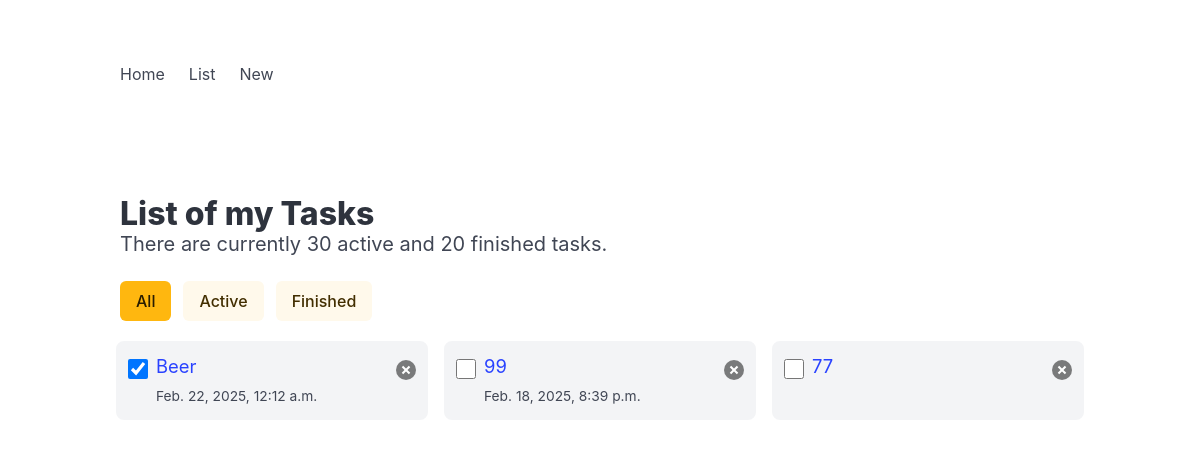
The app's page /todo/list/ (signed in), older data.
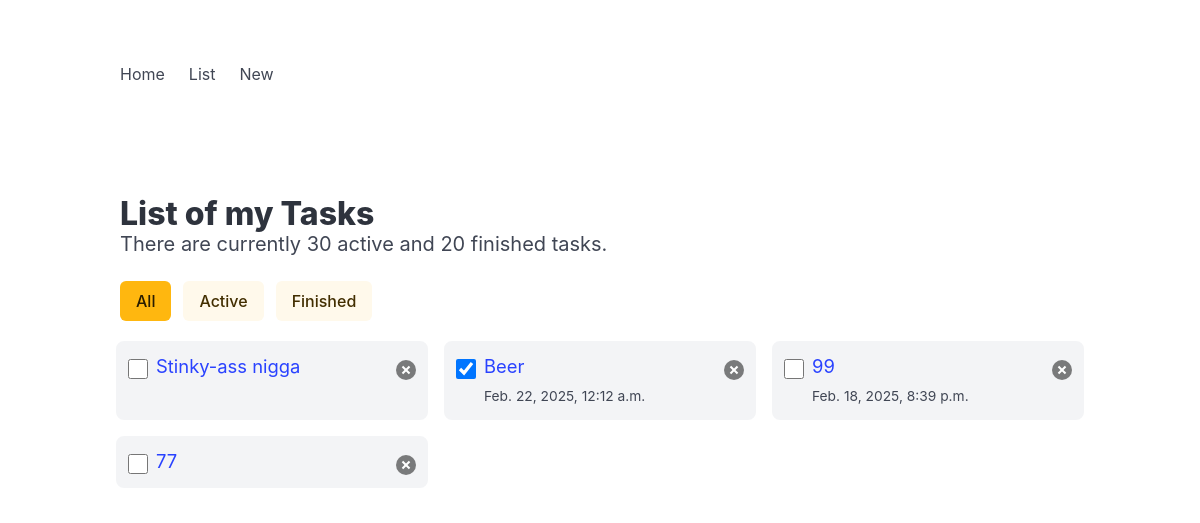
The same page, newer data.
### todo/models.py (models this page shows, shortened)
class Task(models.Model):
    user = models.ForeignKey(User, on_delete=models.CASCADE)
    title = models.CharField(max_length=100)
    desc = models.CharField(max_length=500)
    is_finished = models.BooleanField(default=False)
    finished_dt = models.DateTimeField(blank=True, null=True)
    dead_line_dt = models.DateTimeField(blank=True, null=True)
    create_dt = models.DateTimeField(auto_now_add=True)
    update_dt = models.DateTimeField(auto_now=True)

### todo/views.py (the view)
# urls.py: path('list/', views.todo_list, name='list'),
def todo_list(request):
    if request.user.is_authenticated:
        tasks = Task.objects.filter(user=request.user).order_by('-id')[0:100]
        context = {'tasks': tasks}
        return render(request, 'todo/list.html', context)
    else:
        return redirect('/todo')

### todo/templates/todo/list.html (shortened to what this page needs)
<!DOCTYPE html>
<html>
  <head>
    <link rel="stylesheet" href="https://cdn.jsdelivr.net/npm/bulma@1.0.2/css/bulma.min.css">
  </head>
  <body>
    {% include 'todo/includes/nav.html' %}
  <section class="section">
    <div class="container">
      <h1 class="title">List of my Tasks</h1>
      <p class="subtitle">There are currently 30 active and 20 finished tasks.</p>
      <div class="buttons">
        <a href="{{ request.path }}" class="button is-warning {% if 'active' in request.GET or 'finished' in request.GET %} is-light{% endif %}">All</a>
        <a href="{{ request.path }}?active" class="button is-warning {% if 'active' not in request.GET %} is-light{% endif %}">Active</a>
        <a href="{{ request.path }}?finished" class="button is-warning {% if 'finished' not in request.GET %} is-light{% endif %}">Finished</a>
      </div>
      {% if tasks %}
      <ul class="columns is-multiline" id="list">
        {% for task in tasks %}
          <li class="column is-4">
            <input type="checkbox" {% if task.is_finished %} checked {% endif %} title="Finish">
            <div>
              <a href="{% url 'todo:detail' number=task.id %}">{{ task.title }}</a>
              <br>
              {% if task.dead_line_dt %}
              <time datetime="{{ task.dead_line_dt|date:'Y-m-d\TH:i' }}">
                {{ task.dead_line_dt }}
              </time>
              {% endif %}
            </div>
            <button class="delete" title="Remove"></button>
          </li>
        {% endfor %}
        </ul>
      {% else %}
      <p class="is-size-5">No task to show here.</p>
      {% endif %}
    </div>
  </section>
  </body>
</html>

Row changes from the older to the newer data that the page shows:
added Task: title "Stinky-ass nigga"
